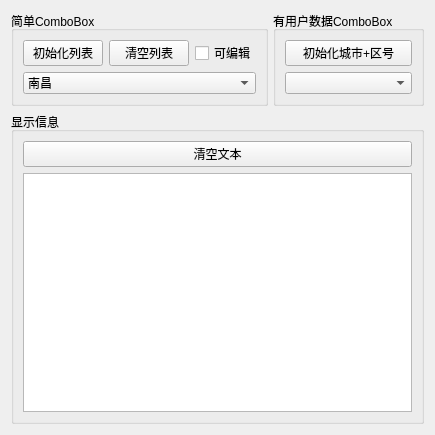
<?xml version="1.0" encoding="UTF-8"?>
<ui version="4.0">
 <class>Widget</class>
 <widget class="QWidget" name="Widget">
  <property name="geometry">
   <rect>
    <x>0</x>
    <y>0</y>
    <width>435</width>
    <height>435</height>
   </rect>
  </property>
  <property name="windowTitle">
   <string>ComboBox demo</string>
  </property>
  <property name="windowIcon">
   <iconset resource="res.qrc">
    <normaloff>:/icons/icons/aim.ico</normaloff>:/icons/icons/aim.ico</iconset>
  </property>
  <layout class="QVBoxLayout" name="verticalLayout_3">
   <item>
    <layout class="QHBoxLayout" name="horizontalLayout">
     <property name="spacing">
      <number>5</number>
     </property>
     <item>
      <widget class="QGroupBox" name="groupBox">
       <property name="title">
        <string>简单ComboBox</string>
       </property>
       <layout class="QGridLayout" name="gridLayout">
        <item row="0" column="0">
         <widget class="QPushButton" name="btnInitItems">
          <property name="text">
           <string>初始化列表</string>
          </property>
         </widget>
        </item>
        <item row="0" column="1">
         <widget class="QPushButton" name="btnClear_2">
          <property name="text">
           <string>清空列表</string>
          </property>
         </widget>
        </item>
        <item row="0" column="2">
         <widget class="QCheckBox" name="chkEditabel">
          <property name="text">
           <string>可编辑</string>
          </property>
         </widget>
        </item>
        <item row="1" column="0" colspan="3">
         <widget class="QComboBox" name="combItems">
          <item>
           <property name="text">
            <string>南昌</string>
           </property>
           <property name="icon">
            <iconset resource="res.qrc">
             <normaloff>:/icons/icons/UNIT.ICO</normaloff>:/icons/icons/UNIT.ICO</iconset>
           </property>
          </item>
          <item>
           <property name="text">
            <string>杭州</string>
           </property>
           <property name="icon">
            <iconset resource="res.qrc">
             <normaloff>:/icons/icons/UNIT.ICO</normaloff>:/icons/icons/UNIT.ICO</iconset>
           </property>
          </item>
         </widget>
        </item>
       </layout>
      </widget>
     </item>
     <item>
      <widget class="QGroupBox" name="groupBox_2">
       <property name="title">
        <string>有用户数据ComboBox</string>
       </property>
       <layout class="QVBoxLayout" name="verticalLayout">
        <item>
         <widget class="QPushButton" name="btnInitCities">
          <property name="text">
           <string>初始化城市+区号</string>
          </property>
         </widget>
        </item>
        <item>
         <widget class="QComboBox" name="comboCities">
          <property name="placeholderText">
           <string>请选择一个城市</string>
          </property>
         </widget>
        </item>
       </layout>
      </widget>
     </item>
    </layout>
   </item>
   <item>
    <widget class="QGroupBox" name="groupBox_3">
     <property name="title">
      <string>显示信息</string>
     </property>
     <layout class="QVBoxLayout" name="verticalLayout_2">
      <item>
       <widget class="QPushButton" name="btnClear">
        <property name="text">
         <string>清空文本</string>
        </property>
       </widget>
      </item>
      <item>
       <widget class="QPlainTextEdit" name="plainTextEdit"/>
      </item>
     </layout>
    </widget>
   </item>
  </layout>
 </widget>
 <resources>
  <include location="res.qrc"/>
 </resources>
 <connections/>
</ui>
